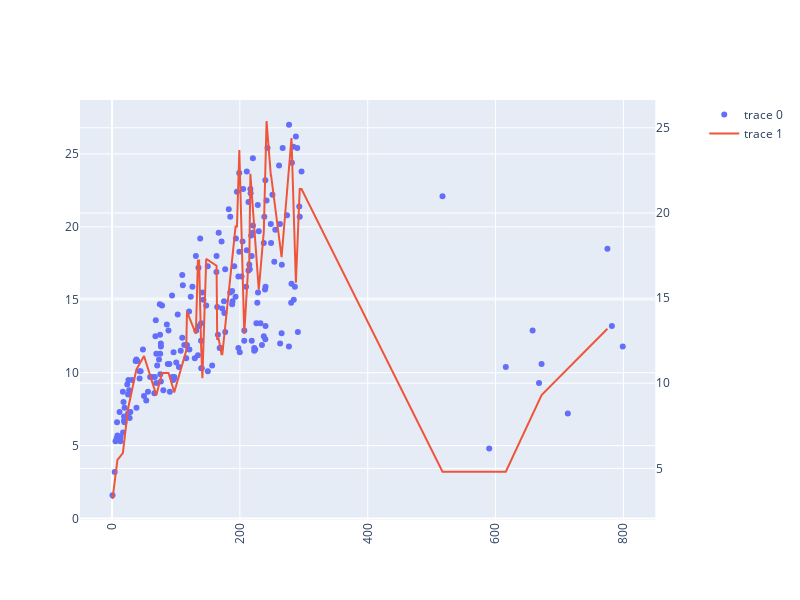

Write notebook code for a chart like this one.
### Code cell
y_svr = tree_reg.predict(X_test[use_columns].values)
df = pd.DataFrame({'x':X_test[use_columns].values.squeeze(), 'y': y_svr}).sort_values(by='x')
# px.line(df, x='x', y='y')

trace1= go.Scatter(mode='markers', x=sales_data['TV'], y=sales_data['Sales'])
trace2 = go.Scatter(x=df['x'], y=df['y'])

fig = make_subplots(specs=[[{"secondary_y": True}]])
fig.add_trace(trace1)
fig.add_trace(trace2,secondary_y=True)
fig['layout'].update(height = 600, width = 800,xaxis=dict(tickangle=-90))
fig.show()

### Figure 1 — Plotly figure (JSON) as saved in the notebook; plotly's stock layout.template omitted (floating-point values rounded to 4 significant figures; data arrays with more than 128 entries replaced by an {"elided": "..."} marker saying what was removed)
{"data": [{"mode": "markers", "type": "scatter", "x": {"elided": "200 float values"}, "y": {"elided": "200 float values"}}, {"type": "scatter", "x": [0.7, 7.8, 8.4, 16.9, 25, 38, 38.2, 50, 69.2, 78.2, 88.3, 96.2, 97.2, 97.5, 116, 117.2, 131.1, 134.3, 136.2, 139.3, 141.3, 147.3, 163.5, 164.5, 166.8, 171.3, 172.5, 193.2, 195.4, 199.1, 206.8, 213.4, 213.5, 214.7, 216.4, 229.5, 237.4, 241.7, 248.4, 248.8, 265.2, 280.2, 280.7, 287.6, 293.6, 296.4, 517, 616, 672, 775], "xaxis": "x", "y": [3.2, 5.5, 5.5, 5.9, 8.5, 10.8, 10.8, 11.6, 9.3, 10.6, 10.6, 9.5, 9.5, 9.5, 11.9, 14.2, 12.9, 17.2, 17.2, 12.2, 10.3, 17.3, 16.9, 12.6, 12.6, 11.7, 11.7, 19.2, 19.2, 23.7, 12.9, 17.1, 17.1, 17.1, 22.3, 15.5, 18.9, 25.4, 22.2, 22.2, 17.4, 24.4, 24.4, 15.9, 21.4, 21.4, 4.8, 4.8, 9.3, 13.2], "yaxis": "y2"}], "layout": {"height": 600, "width": 800, "xaxis": {"anchor": "y", "domain": [0, 0.94], "tickangle": -90}, "yaxis": {"anchor": "x", "domain": [0, 1]}, "yaxis2": {"anchor": "x", "overlaying": "y", "side": "right"}}}
